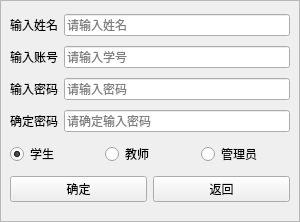
<?xml version="1.0" encoding="UTF-8"?>
<ui version="4.0">
 <class>RegisterUser</class>
 <widget class="QWidget" name="RegisterUser">
  <property name="geometry">
   <rect>
    <x>0</x>
    <y>0</y>
    <width>300</width>
    <height>222</height>
   </rect>
  </property>
  <property name="maximumSize">
   <size>
    <width>300</width>
    <height>300</height>
   </size>
  </property>
  <property name="windowTitle">
   <string>注册</string>
  </property>
  <layout class="QGridLayout" name="gridLayout_2">
   <property name="leftMargin">
    <number>0</number>
   </property>
   <property name="topMargin">
    <number>0</number>
   </property>
   <property name="rightMargin">
    <number>0</number>
   </property>
   <property name="bottomMargin">
    <number>0</number>
   </property>
   <item row="0" column="0">
    <widget class="QFrame" name="frame">
     <property name="frameShape">
      <enum>QFrame::StyledPanel</enum>
     </property>
     <property name="frameShadow">
      <enum>QFrame::Raised</enum>
     </property>
     <layout class="QGridLayout" name="gridLayout">
      <item row="0" column="0" colspan="2">
       <layout class="QHBoxLayout" name="horizontalLayout_5">
        <item>
         <widget class="QLabel" name="label_5">
          <property name="text">
           <string>输入姓名</string>
          </property>
         </widget>
        </item>
        <item>
         <widget class="QLineEdit" name="le_name">
          <property name="placeholderText">
           <string>请输入姓名</string>
          </property>
         </widget>
        </item>
       </layout>
      </item>
      <item row="1" column="0" colspan="2">
       <layout class="QHBoxLayout" name="horizontalLayout_2">
        <item>
         <widget class="QLabel" name="label_2">
          <property name="text">
           <string>输入账号</string>
          </property>
         </widget>
        </item>
        <item>
         <widget class="QLineEdit" name="le_account">
          <property name="placeholderText">
           <string>请输入学号</string>
          </property>
         </widget>
        </item>
       </layout>
      </item>
      <item row="2" column="0" colspan="2">
       <layout class="QHBoxLayout" name="horizontalLayout_3">
        <item>
         <widget class="QLabel" name="label_3">
          <property name="text">
           <string>输入密码</string>
          </property>
         </widget>
        </item>
        <item>
         <widget class="QLineEdit" name="le_pwd">
          <property name="placeholderText">
           <string>请输入密码</string>
          </property>
         </widget>
        </item>
       </layout>
      </item>
      <item row="3" column="0" colspan="2">
       <layout class="QHBoxLayout" name="horizontalLayout_4">
        <item>
         <widget class="QLabel" name="label_4">
          <property name="text">
           <string>确定密码</string>
          </property>
         </widget>
        </item>
        <item>
         <widget class="QLineEdit" name="le_pwdAct">
          <property name="placeholderText">
           <string>请确定输入密码</string>
          </property>
         </widget>
        </item>
       </layout>
      </item>
      <item row="4" column="0" colspan="2">
       <layout class="QHBoxLayout" name="horizontalLayout">
        <item>
         <widget class="QRadioButton" name="rbtn_stu">
          <property name="text">
           <string>学生</string>
          </property>
          <property name="checked">
           <bool>true</bool>
          </property>
         </widget>
        </item>
        <item>
         <widget class="QRadioButton" name="rbtn_teacher">
          <property name="text">
           <string>教师</string>
          </property>
         </widget>
        </item>
        <item>
         <widget class="QRadioButton" name="rbtn_admin">
          <property name="text">
           <string>管理员</string>
          </property>
         </widget>
        </item>
       </layout>
      </item>
      <item row="5" column="0">
       <widget class="QPushButton" name="btn_ack">
        <property name="text">
         <string>确定</string>
        </property>
       </widget>
      </item>
      <item row="5" column="1">
       <widget class="QPushButton" name="btn_back">
        <property name="text">
         <string>返回</string>
        </property>
       </widget>
      </item>
     </layout>
    </widget>
   </item>
  </layout>
 </widget>
 <resources/>
 <connections/>
</ui>
